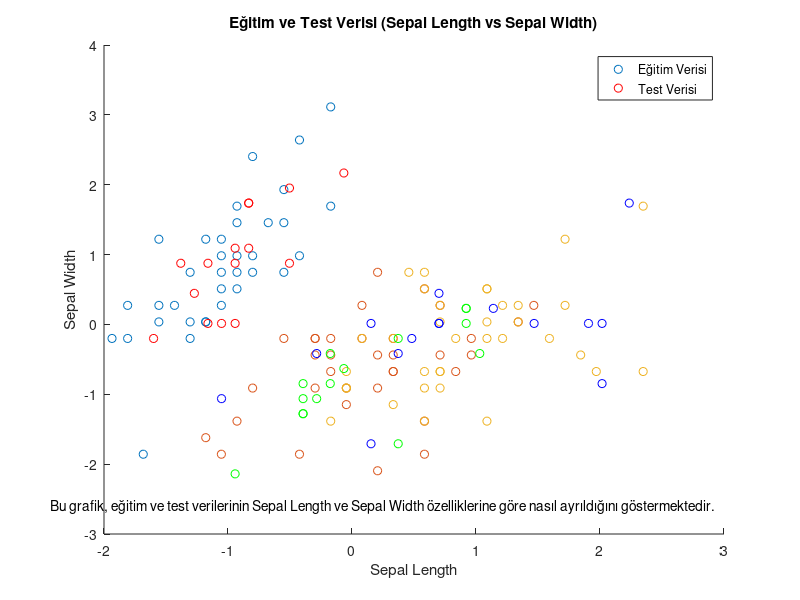

This chart was generated by the following MATLAB code: (Note: this script raises an error after producing the figure.)
%% Iris veri seti
load fisheriris

%% Eğitim ve Test Verisini Sabitleme
cv = cvpartition(species, 'HoldOut', 0.3); % %70 eğitim, %30 test

X_train = meas(training(cv), :);
y_train = species(training(cv)); 
X_test = meas(test(cv), :);
y_test = species(test(cv));

%% Normalization
X_train = normalize(X_train);
X_test = normalize(X_test);

%% 1. Adım: Eğitim ve Test Verisi Scatter Plot (Sepal Length vs Sepal Width)

figure;
h1 = gscatter(X_train(:,1), X_train(:,2), y_train); % Eğitim verisi
hold on;
h2 = gscatter(X_test(:,1), X_test(:,2), y_test, 'rgb', 'o'); % Test verisi

title('Eğitim ve Test Verisi (Sepal Length vs Sepal Width)');
xlabel('Sepal Length');
ylabel('Sepal Width');
text(min(X_train(:,1))-0.5, min(X_train(:,2))-0.5, ...
     'Bu grafik, eğitim ve test verilerinin Sepal Length ve Sepal Width özelliklerine göre nasıl ayrıldığını göstermektedir.', ...
     'FontSize', 10, 'Color', 'black');

legend([h1(1), h2(1)], {'Eğitim Verisi', 'Test Verisi'}, 'Location', 'best');
hold off;

%% 2. Adım: SVM Karar Sınırları ve Sınıflandırma

svm_template = templateSVM('KernelFunction', 'linear', 'BoxConstraint', 1);
svm_model = fitcecoc(X_train, y_train, 'Learners', svm_template);

% Karar sınırı için meshgrid
x1_min = min(X_train(:,1)) - 1;
x1_max = max(X_train(:,1)) + 1;
x2_min = min(X_train(:,2)) - 1;
x2_max = max(X_train(:,2)) + 1;

[x1, x2] = meshgrid(linspace(x1_min, x1_max, 100), linspace(x2_min, x2_max, 100));
X_grid = [x1(:), x2(:), zeros(length(x1(:)), 2)];

y_grid = predict(svm_model, X_grid);

figure;
gscatter(x1(:), x2(:), y_grid, 'rgb', 'x');
hold on;
gscatter(X_train(:,1), X_train(:,2), y_train);
gscatter(X_test(:,1), X_test(:,2), y_test, 'rgb', 'o');
title('SVM Karar Sınırları ve Sınıflandırma');
xlabel('Sepal Length');
ylabel('Sepal Width');
text(min(X_train(:,1))-1, min(X_train(:,2))-1, ...
     'Bu grafik, SVM modelinin karar sınırlarını ve sınıflandırma sonuçlarını göstermektedir.', ...
     'FontSize', 10, 'Color', 'black');
hold off;

%% 3. Adım: AOA ile Parametre Optimizasyonu

C_values = [0.1, 1, 5, 10];
kernel_types = {'linear', 'rbf'};

best_accuracy = 0;
best_f1_score = 0;
best_C = 0;
best_kernel = '';

for i = 1:length(C_values)
    for j = 1:length(kernel_types)
        C = C_values(i);
        kernel = kernel_types{j};
        
        svm_template = templateSVM('KernelFunction', kernel, 'BoxConstraint', C);
        svm_model = fitcecoc(X_train, y_train, 'Learners', svm_template);
        
        y_pred = predict(svm_model, X_test);
        accuracy = sum(strcmp(y_pred, y_test)) / length(y_test) * 100;
        
        cm = confusionmat(y_test, y_pred);
        % Önlem: Confusion matrisinin boyutu 3x3 olabilir, burada sadece class 2 kullanılıyor (örnek amaçlı)
        if size(cm,1) >= 2
            precision = cm(2,2) / (sum(cm(:,2)) + eps);
            recall = cm(2,2) / (sum(cm(2,:)) + eps);
            f1_score = 2 * (precision * recall) / (precision + recall + eps);
        else
            f1_score = 0;
        end
        
        if f1_score > best_f1_score
            best_accuracy = accuracy;
            best_f1_score = f1_score;
            best_C = C;
            best_kernel = kernel;
        end
    end
end

fprintf('En iyi C parametresi: %.1f\n', best_C);
fprintf('En iyi Kernel: %s\n', best_kernel);
fprintf('En iyi Doğruluk: %.2f%%\n', best_accuracy);
fprintf('En iyi F1 Skoru: %.2f\n', best_f1_score);

figure;
bar_data = [best_C, best_accuracy, best_f1_score];
b = bar(bar_data);
title('En İyi Parametrelerin Sonuçları');
xlabel('Parametre');
ylabel('Değer');
xticklabels({'C', 'Doğruluk (%)', 'F1 Skoru'});
ylim([0 max(bar_data) + 10]);
grid on;

% Değerleri çubukların üstüne yaz
for i = 1:length(bar_data)
    text(b.XData(i), bar_data(i) + 1, sprintf('%.2f', bar_data(i)), ...
         'HorizontalAlignment','center', 'FontSize', 10);
end



%% 4. Adım: Doğruluk ve F1 Skoru Karşılaştırması

f1_scores = zeros(1, length(C_values));
accuracies = zeros(1, length(C_values));

for i = 1:length(C_values)
    C = C_values(i);
    svm_template = templateSVM('KernelFunction', 'linear', 'BoxConstraint', C);
    svm_model = fitcecoc(X_train, y_train, 'Learners', svm_template);
    
    y_pred = predict(svm_model, X_test);
    accuracies(i) = sum(strcmp(y_pred, y_test)) / length(y_test) * 100;
    
    cm = confusionmat(y_test, y_pred);
    if size(cm,1) >= 2
        precision = cm(2,2) / (sum(cm(:,2)) + eps);
        recall = cm(2,2) / (sum(cm(2,:)) + eps);
        f1_scores(i) = 2 * (precision * recall) / (precision + recall + eps);
    end

    fprintf('C = %.1f için Model Doğruluğu: %.2f%%\n', C, accuracies(i));
    fprintf('C = %.1f için F1 Skoru: %.2f\n', C, f1_scores(i));
end

% Sonuç grafikleri
figure;
subplot(1,2,1);
bar(C_values, accuracies);
xlabel('C Parametresi');
ylabel('Doğruluk (%)');
title('C Değerine Göre Doğruluk');
grid on;

subplot(1,2,2);
bar(C_values, f1_scores);
xlabel('C Parametresi');
ylabel('F1 Skoru');
title('C Değerine Göre F1 Skoru');
grid on;
 